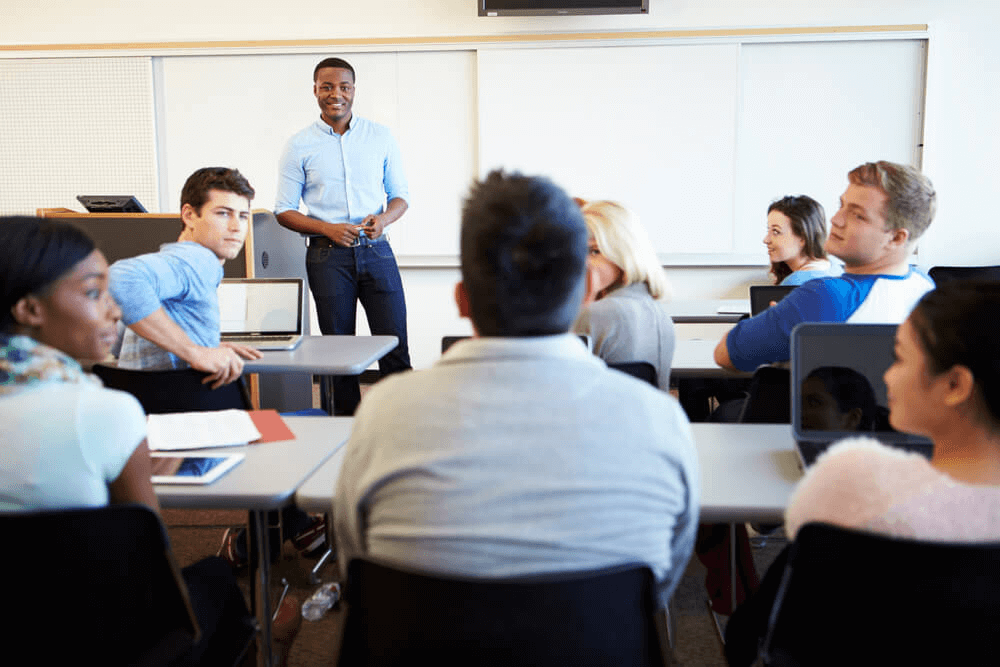
#> input picture trablho_openCV/imagem/1.png, 1000 x 667 px
$ python reconhecimento_facial.py
#> lines starting #> are read from the running program, lines starting #| are printed output that depends on the picture; after the words box and inside, x2 and y2 are one past the last pixel; in counts of white or black regions, pixels touching at a corner belong together
import cv2
import os
img_path = os.path.join(os.path.dirname(__file__), '../imagem/1.png')
haardcascades_path = os.path.join(os.path.dirname(__file__), '../haarcascades/')


face_cascade = cv2.CascadeClassifier(haardcascades_path +'haarcascade_frontalface_alt.xml')
#face_cascade = cv2.CascadeClassifier(haardcascades_path +'haarcascade_frontalcatface.xml')
img_face = cv2.imread(img_path)
#> img_face is the input picture: shape (667, 1000, 3); mean B, G, R 143.5, 141.9, 143.1
gray_cascade = cv2.cvtColor(img_face, cv2.COLOR_BGR2GRAY)
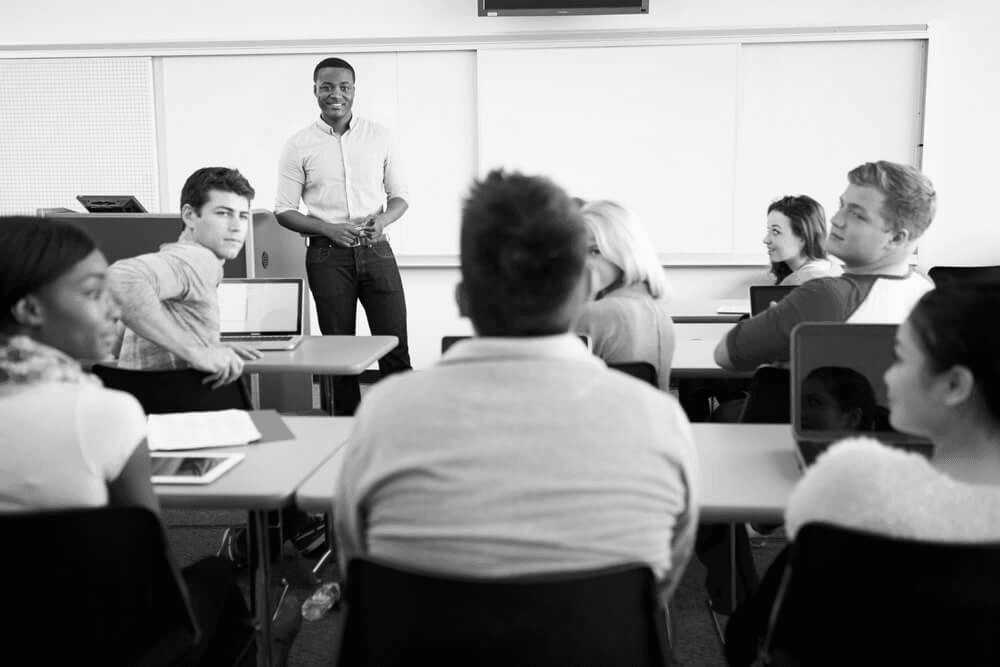
#> gray_cascade: shape (667, 1000); min 3, max 251, mean 142.4
faces_cascade = face_cascade.detectMultiScale(gray_cascade, 1.1, 4)
#> faces_cascade = [[311, 67, 50, 50], [205, 192, 57, 57]]

count_face = 0
for (x, y, w, h) in faces_cascade:
    cv2.rectangle(img_face, (x, y), (x+w, y+h), (255, 0, 0), 2)
    count_face += 1
#> this loop made 2 passes
#> (x, y, w, h, count_face) on passes 1 to 2: (311, 67, 50, 50, 1), (205, 192, 57, 57, 2)
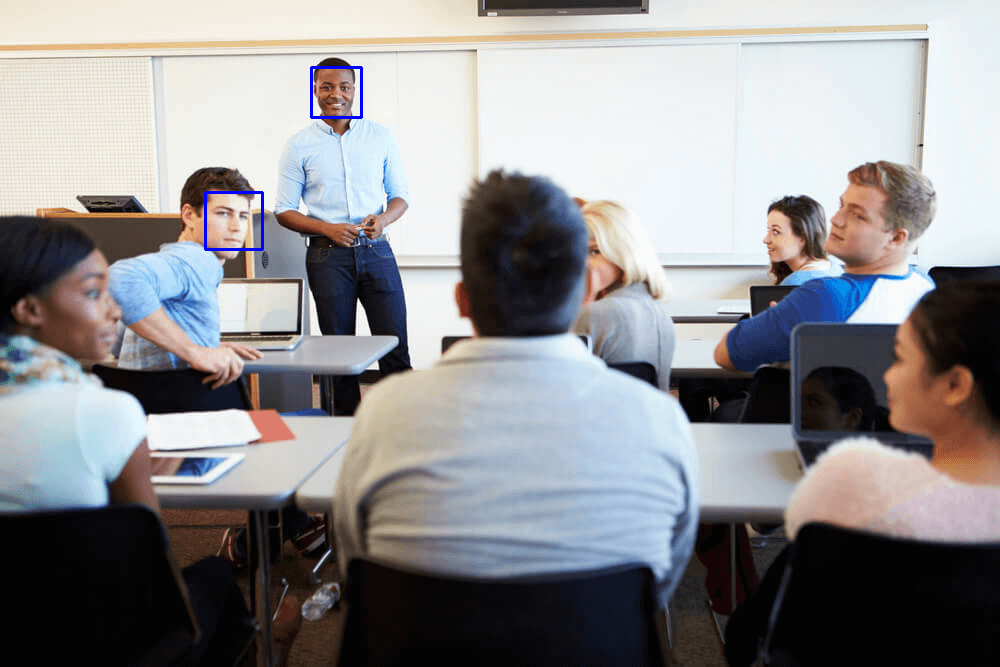
#> img_face: shape (667, 1000, 3); 0.19% of pixels changed, all inside (x1, y1, x2, y2) = (204, 66, 363, 251)
#> after the loop, count_face = 2

print("Número contado:", count_face)
#| Número contado: 2
cv2.imshow('img', img_face)
cv2.waitKey(0)

$ run again, with trablho_openCV/imagem/2.png copied over trablho_openCV/imagem/1.png
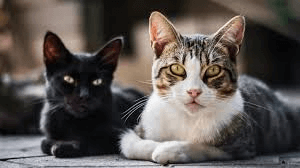
#> input picture trablho_openCV/imagem/2.png, 300 x 168 px
#> img_face is the input picture: shape (168, 300, 3); mean B, G, R 79.9, 83.8, 90.7
#> `gray_cascade = cv2.cvtColor(img_face, cv2.COLOR_BGR2GRAY)`:
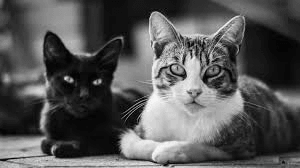
#> gray_cascade: shape (168, 300); min 4, max 246, mean 85.4
#> faces_cascade = ()
#> after the loop `for (x, y, w, h) in faces_cascade:`: count_face = 0
#| Número contado: 0

$ run again, with trablho_openCV/imagem/3.png copied over trablho_openCV/imagem/1.png
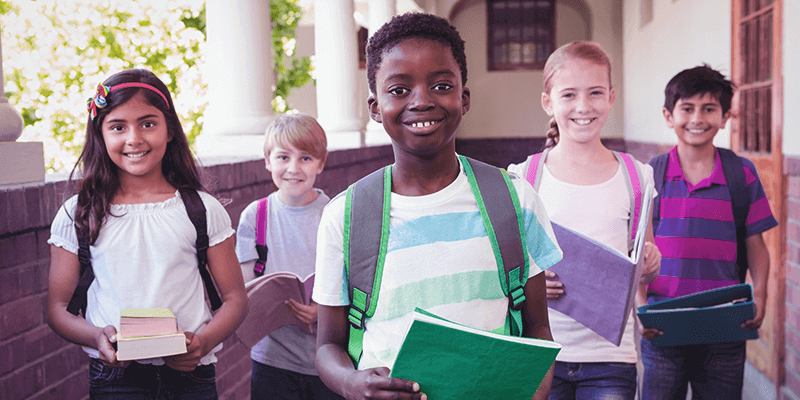
#> input picture trablho_openCV/imagem/3.png, 800 x 400 px
#> img_face is the input picture: shape (400, 800, 3); mean B, G, R 143.7, 132.7, 149.5
#> `gray_cascade = cv2.cvtColor(img_face, cv2.COLOR_BGR2GRAY)`:
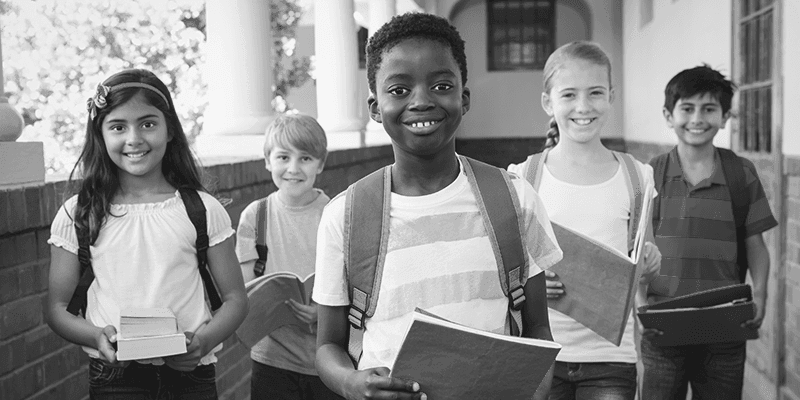
#> gray_cascade: shape (400, 800); min 25, max 247, mean 139
#> faces_cascade = [[670, 88, 54, 54], [266, 136, 58, 58], [547, 66, 74, 74], [95, 96, 76, 76], [371, 44, 101, 101]]
#> the loop `for (x, y, w, h) in faces_cascade:` made 5 passes
#> after the loop `for (x, y, w, h) in faces_cascade:`:
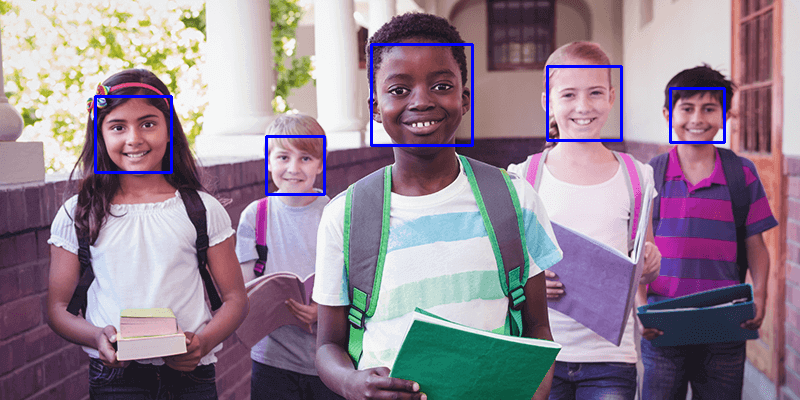
#> img_face: shape (400, 800, 3); 1.36% of pixels changed, all inside (x1, y1, x2, y2) = (94, 43, 726, 196)
#> after the loop `for (x, y, w, h) in faces_cascade:`: count_face = 5
#| Número contado: 5
